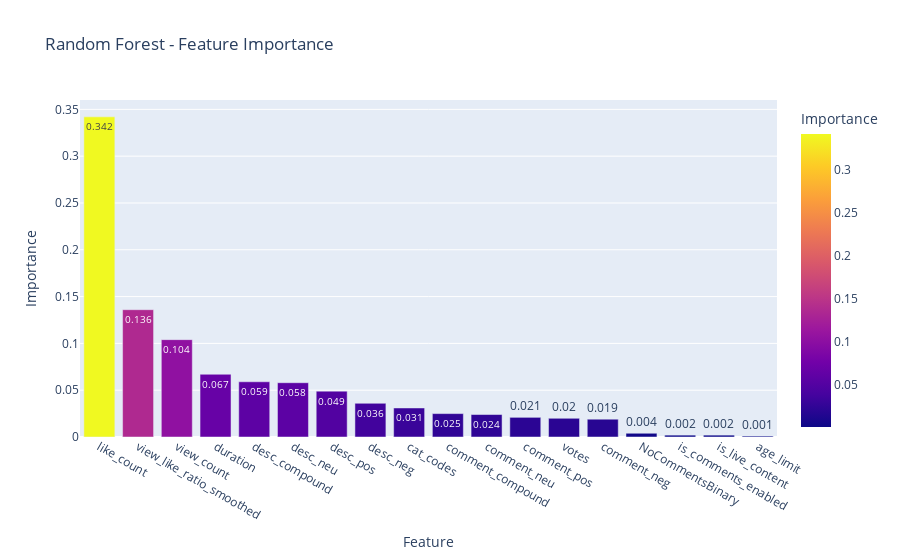

Notebook code cell kept with this figure:
### Code cell
fig = px.bar(
    feat_importances_df, 
#     x="Importance",
#     y="Feature",
    x="Feature",
    y="Importance",
    title="Random Forest - Feature Importance",
    text="Importance",
    color="Importance")
fig.update_traces(textangle=0)
fig.show()

### Figure 1 — Plotly figure (JSON) as saved in the notebook; plotly's stock layout.template omitted (floating-point values rounded to 4 significant figures)
{"data": [{"alignmentgroup": "True", "hovertemplate": "Feature=%{x}<br>Importance=%{marker.color}<extra></extra>", "legendgroup": "", "marker": {"color": [0.342, 0.136, 0.104, 0.067, 0.059, 0.058, 0.049, 0.036, 0.031, 0.025, 0.024, 0.021, 0.02, 0.019, 0.004, 0.002, 0.002, 0.001], "coloraxis": "coloraxis", "pattern": {"shape": ""}}, "name": "", "offsetgroup": "", "orientation": "v", "showlegend": false, "text": [0.342, 0.136, 0.104, 0.067, 0.059, 0.058, 0.049, 0.036, 0.031, 0.025, 0.024, 0.021, 0.02, 0.019, 0.004, 0.002, 0.002, 0.001], "textangle": 0, "textposition": "auto", "type": "bar", "x": ["like_count", "view_like_ratio_smoothed", "view_count", "duration", "desc_compound", "desc_neu", "desc_pos", "desc_neg", "cat_codes", "comment_compound", "comment_neu", "comment_pos", "votes", "comment_neg", "NoCommentsBinary", "is_comments_enabled", "is_live_content", "age_limit"], "xaxis": "x", "y": [0.342, 0.136, 0.104, 0.067, 0.059, 0.058, 0.049, 0.036, 0.031, 0.025, 0.024, 0.021, 0.02, 0.019, 0.004, 0.002, 0.002, 0.001], "yaxis": "y"}], "layout": {"barmode": "relative", "coloraxis": {"colorbar": {"title": {"text": "Importance"}}, "colorscale": [[0, "#0d0887"], [0.1111, "#46039f"], [0.2222, "#7201a8"], [0.3333, "#9c179e"], [0.4444, "#bd3786"], [0.5556, "#d8576b"], [0.6667, "#ed7953"], [0.7778, "#fb9f3a"], [0.8889, "#fdca26"], [1, "#f0f921"]]}, "legend": {"tracegroupgap": 0}, "title": {"text": "Random Forest - Feature Importance"}, "xaxis": {"anchor": "y", "domain": [0, 1], "title": {"text": "Feature"}}, "yaxis": {"anchor": "x", "domain": [0, 1], "title": {"text": "Importance"}}}}
